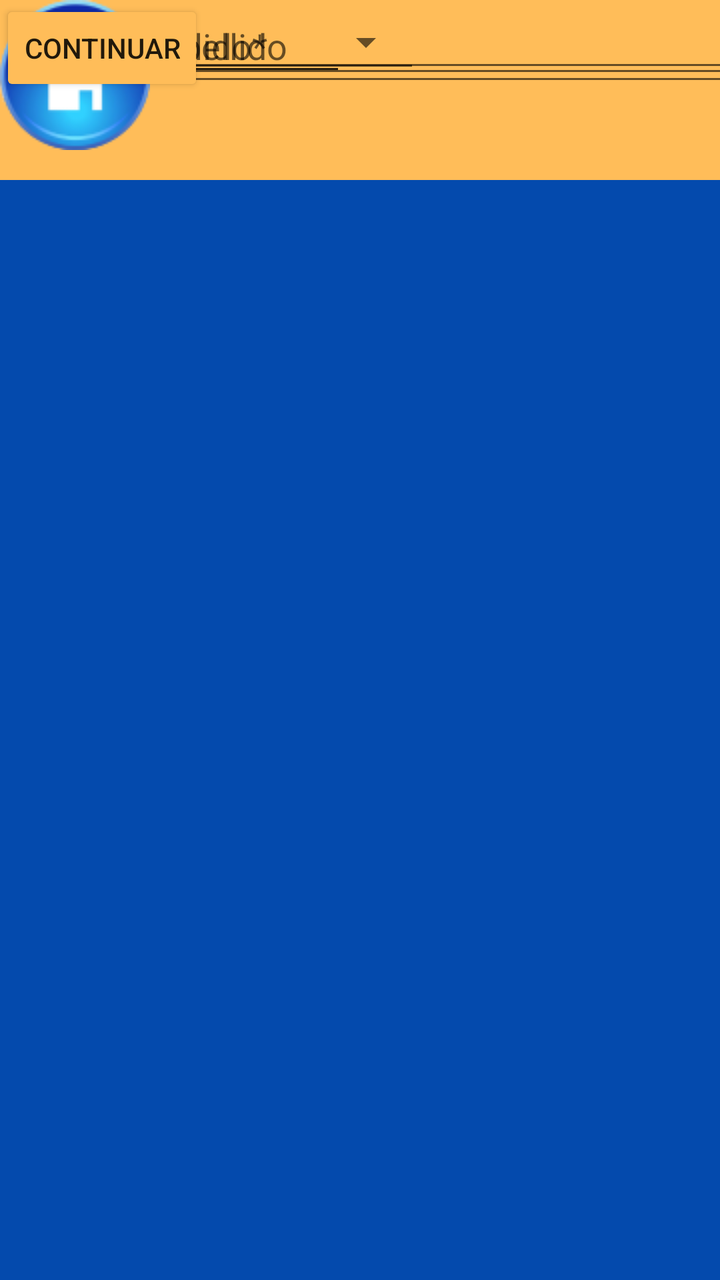
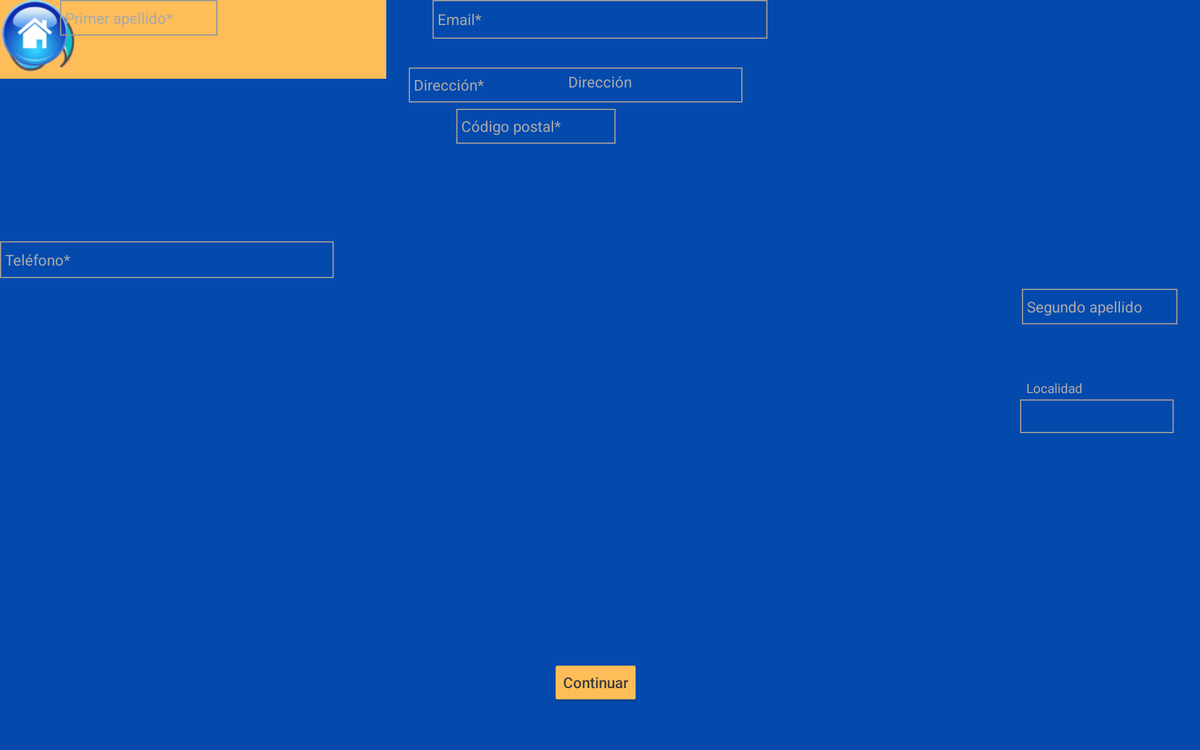

The same Android screen from two of the app's own layout files: first res/layout/ as a phone draws it, then the author's variant for another configuration, drawn on a device whose configuration selects that folder. Both files follow.
<!-- AndroidManifest.xml: application theme Theme.AppLogistica -->
<!-- res/layout/activity_remitente.xml -->
<?xml version="1.0" encoding="utf-8"?>
<androidx.constraintlayout.widget.ConstraintLayout xmlns:android="http://schemas.android.com/apk/res/android"
    xmlns:app="http://schemas.android.com/apk/res-auto"
    xmlns:tools="http://schemas.android.com/tools"
    android:layout_width="match_parent"
    android:layout_height="match_parent"
    android:background="#044aad "
    tools:context=".Remitente">

    <Button
        android:id="@+id/button2"
        android:layout_width="wrap_content"
        android:layout_height="wrap_content"
        android:backgroundTint="#FFBD59"
        android:text="Continuar"
        tools:layout_editor_absoluteX="144dp"
        tools:layout_editor_absoluteY="631dp" />

    <EditText
        android:id="@+id/editTextTextPersonName13"
        android:layout_width="376dp"
        android:layout_height="36dp"
        android:ems="10"
        android:inputType="textPersonName"
        android:text="Datos de Contacto"
        android:textAlignment="center"
        android:textColor="@color/white"
        android:textSize="14sp"
        android:textStyle="bold"
        tools:layout_editor_absoluteX="16dp"
        tools:layout_editor_absoluteY="456dp" />

    <EditText
        android:id="@+id/editText_remitente_codigoPostal"
        android:layout_width="134dp"
        android:layout_height="45dp"
        android:ems="10"
        android:hint="Código Postal*"
        android:inputType="number"
        android:textColor="#00c2cb"
        tools:layout_editor_absoluteX="12dp"
        tools:layout_editor_absoluteY="354dp" />

    <EditText
        android:id="@+id/editTextTextPersonName12"
        android:layout_width="387dp"
        android:layout_height="39dp"
        android:ems="10"
        android:inputType="textPersonName"
        android:text="Dirección"
        android:textAlignment="center"
        android:textColor="@color/white"
        android:textSize="14sp"
        android:textStyle="bold"
        tools:layout_editor_absoluteX="11dp"
        tools:layout_editor_absoluteY="315dp" />

    <EditText
        android:id="@+id/editTextTextPersonName7"
        android:layout_width="388dp"
        android:layout_height="35dp"
        android:ems="10"
        android:inputType="textPersonName"
        android:text="Datos Personales"
        android:textAlignment="center"
        android:textColor="@color/white"
        android:textSize="14sp"
        android:textStyle="bold"
        tools:layout_editor_absoluteX="11dp"
        tools:layout_editor_absoluteY="161dp" />

    <EditText
        android:id="@+id/editTextTextPersonName6"
        android:layout_width="388dp"
        android:layout_height="46dp"
        android:ems="10"
        android:inputType="textPersonName"
        android:text="REMITENTE"
        android:textAlignment="center"
        android:textColor="@color/white"
        android:textSize="24sp"
        android:textStyle="bold"
        tools:layout_editor_absoluteX="11dp"
        tools:layout_editor_absoluteY="115dp" />

    <androidx.appcompat.widget.Toolbar
        android:id="@+id/toolbar"
        android:layout_width="407dp"
        android:layout_height="90dp"
        android:background="#FFBD59  "
        android:minHeight="?attr/actionBarSize"
        android:theme="?attr/actionBarTheme"
        tools:layout_editor_absoluteX="1dp"
        tools:layout_editor_absoluteY="5dp" />

    <ImageView
        android:id="@+id/imageView"
        android:layout_width="wrap_content"
        android:layout_height="wrap_content"
        app:srcCompat="@drawable/logopetit"
        tools:layout_editor_absoluteX="16dp"
        tools:layout_editor_absoluteY="16dp" />

    <ImageView
        android:id="@+id/imageView2"
        android:layout_width="wrap_content"
        android:layout_height="wrap_content"
        app:srcCompat="@drawable/casa2icon"
        tools:layout_editor_absoluteX="324dp"
        tools:layout_editor_absoluteY="16dp" />

    <EditText
        android:id="@+id/editText_remitente_nombre"
        android:layout_width="386dp"
        android:layout_height="48dp"
        android:ems="10"
        android:hint="Nombre*"
        android:inputType="textPersonName"
        tools:layout_editor_absoluteX="12dp"
        tools:layout_editor_absoluteY="203dp" />

    <EditText
        android:id="@+id/editText_remitente_apellido"
        android:layout_width="173dp"
        android:layout_height="43dp"
        android:ems="10"
        android:hint="Primer Apellido*"
        android:inputType="textPersonName"
        tools:layout_editor_absoluteX="11dp"
        tools:layout_editor_absoluteY="251dp" />

    <EditText
        android:id="@+id/editText_remitente_2oApellido"
        android:layout_width="173dp"
        android:layout_height="43dp"
        android:ems="10"
        android:hint="Segundo Apellido"
        android:inputType="textPersonName"
        tools:layout_editor_absoluteX="225dp"
        tools:layout_editor_absoluteY="251dp" />

    <EditText
        android:id="@+id/editText_remitente_direccion"
        android:layout_width="384dp"
        android:layout_height="41dp"
        android:ems="10"
        android:hint="Dirección*"
        android:inputType="textPostalAddress"
        tools:layout_editor_absoluteX="15dp"
        tools:layout_editor_absoluteY="399dp" />

    <Spinner
        android:id="@+id/spinner_remitente_localidad"
        android:layout_width="207dp"
        android:layout_height="42dp"
        android:spinnerMode="dropdown"
        tools:layout_editor_absoluteX="192dp"
        tools:layout_editor_absoluteY="356dp" />

    <EditText
        android:id="@+id/editText_remitente_email"
        android:layout_width="370dp"
        android:layout_height="44dp"
        android:ems="10"
        android:hint="e-mail*"
        android:inputType="textEmailAddress"
        tools:layout_editor_absoluteX="20dp"
        tools:layout_editor_absoluteY="501dp" />

    <EditText
        android:id="@+id/editText_remitente_telefono"
        android:layout_width="wrap_content"
        android:layout_height="wrap_content"
        android:ems="10"
        android:hint="Teléfono*"
        android:inputType="phone"
        tools:layout_editor_absoluteX="20dp"
        tools:layout_editor_absoluteY="552dp" />

</androidx.constraintlayout.widget.ConstraintLayout>
<!-- resources referenced by this layout -->
<resources>
  <!-- drawable casa2icon: png bitmap (drawable, 8834 bytes) -->
  <!-- drawable logopetit: png bitmap (drawable, 4147 bytes) -->
  <style name="Theme.AppLogistica" parent="Theme.MaterialComponents.DayNight.DarkActionBar">
          
          <item name="colorPrimary">@color/purple_500</item>
          <item name="colorPrimaryVariant">@color/purple_700</item>
          <item name="colorOnPrimary">@color/white</item>
          
          <item name="colorSecondary">@color/teal_200</item>
          <item name="colorSecondaryVariant">@color/teal_700</item>
          <item name="colorOnSecondary">@color/black</item>
          
          <item name="android:statusBarColor" tools:targetApi="l">?attr/colorPrimaryVariant</item>
          
      </style>
</resources>
<!-- res/layout-w1240dp/activity_remitente.xml (the author's variant of the layout above) -->
<!-- drawn on a large tablet held sideways -->
<?xml version="1.0" encoding="utf-8"?>
<androidx.constraintlayout.widget.ConstraintLayout xmlns:android="http://schemas.android.com/apk/res/android"
    xmlns:app="http://schemas.android.com/apk/res-auto"
    xmlns:tools="http://schemas.android.com/tools"
    android:layout_width="match_parent"
    android:layout_height="match_parent"
    android:background="#044aad "
    tools:context=".Inicio">

    <androidx.appcompat.widget.Toolbar
        android:id="@+id/toolbar"
        android:layout_width="412dp"
        android:layout_height="84dp"
        android:background="#FFBD59  "
        android:minHeight="?attr/actionBarSize"
        android:theme="?attr/actionBarTheme"
        tools:layout_editor_absoluteX="-1dp"
        tools:layout_editor_absoluteY="0dp" />

    <ImageView
        android:id="@+id/imageView"
        android:layout_width="87dp"
        android:layout_height="84dp"
        app:srcCompat="@drawable/logopetit"
        tools:layout_editor_absoluteX="0dp"
        tools:layout_editor_absoluteY="0dp" />

    <ImageView
        android:id="@+id/imageView2"
        android:layout_width="74dp"
        android:layout_height="70dp"
        app:srcCompat="@drawable/casa2icon"
        tools:layout_editor_absoluteX="330dp"
        tools:layout_editor_absoluteY="7dp" />

    <TextView
        android:id="@+id/textView_remitente_titulo"
        android:layout_width="wrap_content"
        android:layout_height="wrap_content"
        android:text="Remitente"
        android:textColor="#A9A9A9"
        android:textSize="24sp"
        app:layout_constraintBottom_toTopOf="@+id/textView_remitente_datosPersonales"
        app:layout_constraintEnd_toEndOf="parent"
        app:layout_constraintStart_toStartOf="parent"
        app:layout_constraintTop_toBottomOf="@+id/toolbar"
        app:layout_constraintVertical_bias="0.526" />

    <TextView
        android:id="@+id/textView7"
        android:layout_width="wrap_content"
        android:layout_height="wrap_content"
        android:layout_marginTop="96dp"
        android:text="Localidad"
        android:textColor="#A9A9A9"
        app:layout_constraintEnd_toEndOf="parent"
        app:layout_constraintHorizontal_bias="0.897"
        app:layout_constraintStart_toStartOf="parent"
        app:layout_constraintTop_toTopOf="@+id/editText_remitente_apellido2" />

    <TextView
        android:id="@+id/textView_remitente_datosPersonales"
        android:layout_width="wrap_content"
        android:layout_height="wrap_content"
        android:layout_marginBottom="20dp"
        android:text="Datos personales"
        android:textColor="#A9A9A9"
        android:textSize="16sp"
        app:layout_constraintBottom_toTopOf="@+id/editText_remitente_nombre"
        app:layout_constraintEnd_toEndOf="parent"
        app:layout_constraintHorizontal_bias="0.501"
        app:layout_constraintStart_toStartOf="parent" />

    <EditText
        android:id="@+id/editText_remitente_direccion"
        android:layout_width="356dp"
        android:layout_height="37dp"
        android:background="@drawable/edittext_bg"
        android:ems="10"
        android:hint="Dirección*"
        android:inputType="textPersonName"
        android:padding="5dp"
        android:textColor="#A9A9A9"
        android:textColorHint="#A9A9A9"
        android:textSize="16sp"
        app:layout_constraintBottom_toTopOf="@+id/textView5"
        app:layout_constraintEnd_toEndOf="parent"
        app:layout_constraintHorizontal_bias="0.472"
        app:layout_constraintStart_toStartOf="parent"
        app:layout_constraintTop_toBottomOf="@+id/editText_remitente_CP"
        app:layout_constraintVertical_bias="0.362" />

    <EditText
        android:id="@+id/editText_remitente_email"
        android:layout_width="357dp"
        android:layout_height="41dp"
        android:background="@drawable/edittext_bg"
        android:ems="10"
        android:hint="Email*"
        android:inputType="textEmailAddress"
        android:padding="5dp"
        android:textColor="#A9A9A9"
        android:textColorHint="#A9A9A9"
        android:textSize="16sp"
        app:layout_constraintEnd_toEndOf="parent"
        app:layout_constraintStart_toStartOf="parent"
        tools:layout_editor_absoluteY="601dp" />

    <EditText
        android:id="@+id/editText_remitente_telefono"
        android:layout_width="356dp"
        android:layout_height="39dp"
        android:background="@drawable/edittext_bg"
        android:ems="10"
        android:hint="Teléfono*"
        android:inputType="phone"
        android:padding="5dp"
        android:textColor="#A9A9A9"
        android:textColorHint="#A9A9A9"
        android:textSize="16sp"
        app:layout_constraintBottom_toTopOf="@+id/btn_remitente_continuar"
        app:layout_constraintTop_toBottomOf="@+id/editText_remitente_email"
        app:layout_constraintVertical_bias="0.347"
        tools:layout_editor_absoluteX="26dp" />

    <Button
        android:id="@+id/btn_remitente_continuar"
        android:layout_width="wrap_content"
        android:layout_height="wrap_content"
        android:layout_marginBottom="48dp"
        android:backgroundTint="#FFBD59"
        android:text="Continuar"
        android:textAllCaps="false"
        android:textColor="#3C3C3C"
        android:textSize="16sp"
        app:layout_constraintBottom_toBottomOf="parent"
        app:layout_constraintEnd_toEndOf="parent"
        app:layout_constraintHorizontal_bias="0.496"
        app:layout_constraintStart_toStartOf="parent" />

    <TextView
        android:id="@+id/textView5"
        android:layout_width="wrap_content"
        android:layout_height="wrap_content"
        android:layout_marginBottom="12dp"
        android:text="Datos de contacto"
        android:textColor="#A9A9A9"
        android:textColorHint="#A9A9A9"
        android:textSize="16sp"
        app:layout_constraintBottom_toTopOf="@+id/editText_remitente_email"
        tools:layout_editor_absoluteX="140dp" />

    <TextView
        android:id="@+id/textView3"
        android:layout_width="wrap_content"
        android:layout_height="wrap_content"
        android:layout_marginTop="76dp"
        android:text="Dirección"
        android:textColor="#A9A9A9"
        android:textColorHint="#A9A9A9"
        android:textSize="16sp"
        app:layout_constraintEnd_toEndOf="parent"
        app:layout_constraintStart_toStartOf="parent"
        app:layout_constraintTop_toTopOf="@+id/editText_remitente_apellido1" />

    <EditText
        android:id="@+id/editText_remitente_apellido2"
        android:layout_width="166dp"
        android:layout_height="38dp"
        android:layout_marginTop="308dp"
        android:layout_marginEnd="24dp"
        android:background="@drawable/edittext_bg"
        android:ems="10"
        android:hint="Segundo apellido"
        android:inputType="textPersonName"
        android:padding="5dp"
        android:textColor="#A9A9A9"
        android:textColorHint="#A9A9A9"
        android:textSize="16sp"
        app:layout_constraintEnd_toEndOf="parent"
        app:layout_constraintTop_toTopOf="@+id/toolbar" />

    <Spinner
        android:id="@+id/spinner_remitente_localidad"
        android:layout_width="164dp"
        android:layout_height="36dp"
        android:layout_marginTop="80dp"
        android:layout_marginEnd="28dp"
        android:layout_marginBottom="17dp"
        android:background="@drawable/edittext_bg"
        android:padding="5dp"
        android:textColor="#A9A9A9"
        android:textColorHint="#A9A9A9"
        android:textSize="16sp"
        app:layout_constraintBottom_toTopOf="@+id/editText_remitente_direccion"
        app:layout_constraintEnd_toEndOf="parent"
        app:layout_constraintTop_toBottomOf="@+id/editText_remitente_apellido2"
        app:layout_constraintVertical_bias="0.0" />

    <EditText
        android:id="@+id/editText_remitente_CP"
        android:layout_width="170dp"
        android:layout_height="37dp"
        android:layout_marginTop="116dp"
        android:background="@drawable/edittext_bg"
        android:ems="10"
        android:hint="Código postal*"
        android:inputType="number"
        android:padding="5dp"
        android:textColor="#A9A9A9"
        android:textColorHint="#A9A9A9"
        android:textSize="16sp"
        app:layout_constraintEnd_toStartOf="@+id/spinner_remitente_localidad"
        app:layout_constraintHorizontal_bias="0.53"
        app:layout_constraintStart_toStartOf="parent"
        app:layout_constraintTop_toTopOf="@+id/editText_remitente_apellido1" />

    <EditText
        android:id="@+id/editText_remitente_apellido1"
        android:layout_width="168dp"
        android:layout_height="38dp"
        android:layout_marginStart="28dp"
        android:background="@drawable/edittext_bg"
        android:ems="10"
        android:hint="Primer apellido*"
        android:inputType="textPersonName"
        android:padding="5dp"
        android:textColor="#A9A9A9"
        android:textColorHint="#A9A9A9"
        android:textSize="16sp"
        app:layout_constraintEnd_toStartOf="@+id/editText_remitente_apellido2"
        app:layout_constraintHorizontal_bias="0.04"
        app:layout_constraintStart_toStartOf="parent"
        tools:layout_editor_absoluteY="308dp" />

    <EditText
        android:id="@+id/editText_remitente_nombre"
        android:layout_width="169dp"
        android:layout_height="38dp"
        android:layout_marginTop="237dp"
        android:layout_marginBottom="23dp"
        android:background="@drawable/edittext_bg"
        android:ems="10"
        android:hint="Nombre*"
        android:inputType="textPersonName"
        android:padding="5dp"
        android:textColor="#A9A9A9"
        android:textColorHint="#A9A9A9"
        android:textSize="16sp"
        app:layout_constraintBottom_toTopOf="@+id/editText_remitente_apellido1"
        app:layout_constraintEnd_toEndOf="parent"
        app:layout_constraintHorizontal_bias="0.119"
        app:layout_constraintStart_toStartOf="parent"
        app:layout_constraintTop_toTopOf="@+id/toolbar"
        app:layout_constraintVertical_bias="1.0" />

</androidx.constraintlayout.widget.ConstraintLayout>
<!-- resources referenced by the variant -->
<!-- as a large tablet held sideways resolves them -->
<resources>
  <!-- drawable casa2icon: png bitmap (drawable, 8834 bytes) -->
  <!-- drawable edittext_bg (drawable) -->
  <?xml version="1.0" encoding="utf-8"?>
  <selector xmlns:android="http://schemas.android.com/apk/res/android">
      <item>
          <shape android:shape="rectangle">
              <solid android:color="@android:color/transparent"/>
              <stroke android:width="1dp" android:color="#999999"/>
          </shape>
      </item>
  </selector>
  <!-- drawable logopetit: png bitmap (drawable, 4147 bytes) -->
  <style name="Theme.AppLogistica" parent="Theme.MaterialComponents.DayNight.DarkActionBar">
          
          <item name="colorPrimary">@color/purple_500</item>
          <item name="colorPrimaryVariant">@color/purple_700</item>
          <item name="colorOnPrimary">@color/white</item>
          
          <item name="colorSecondary">@color/teal_200</item>
          <item name="colorSecondaryVariant">@color/teal_700</item>
          <item name="colorOnSecondary">@color/black</item>
          
          <item name="android:statusBarColor" tools:targetApi="l">?attr/colorPrimaryVariant</item>
          
      </style>
</resources>
